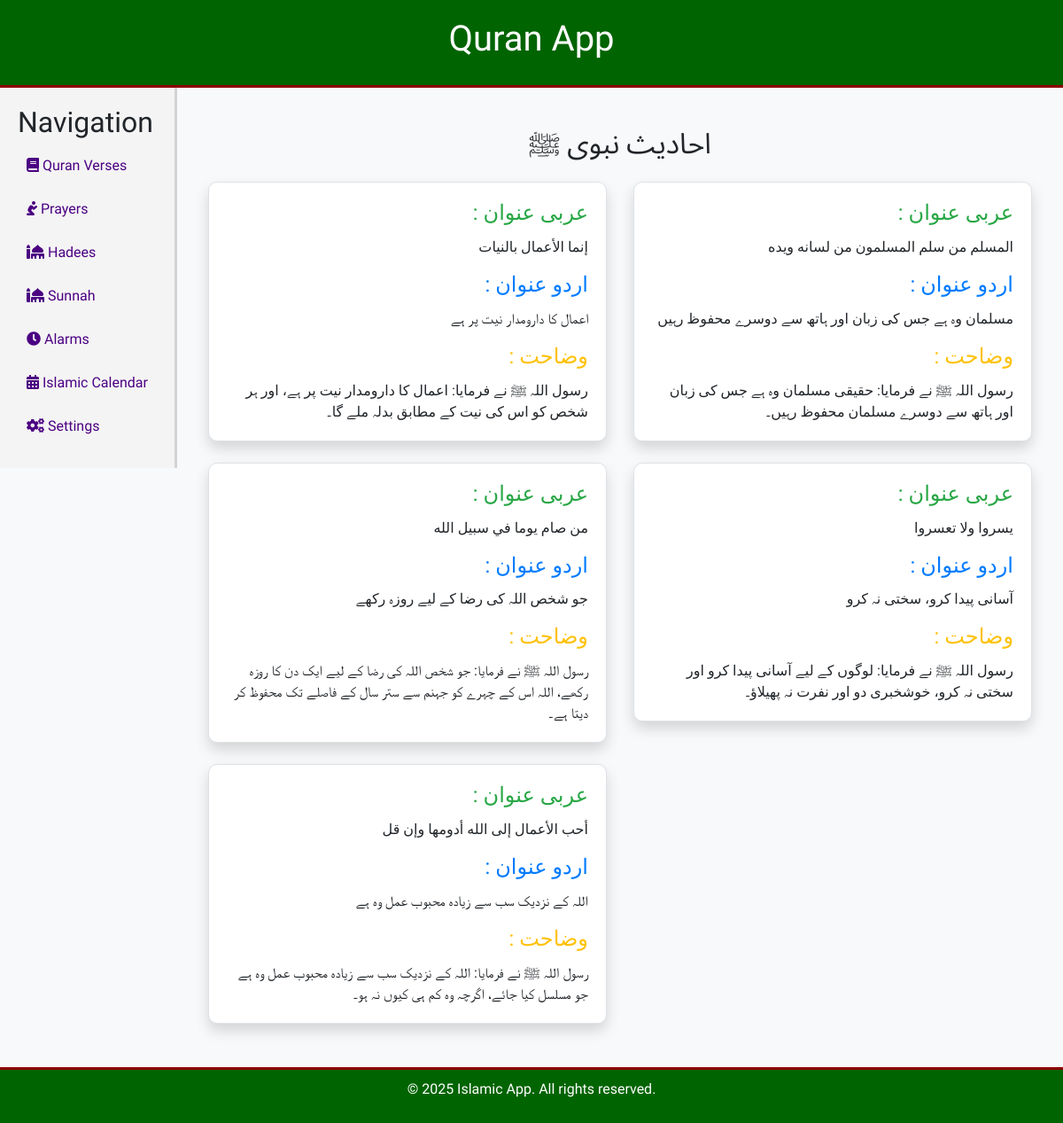
/haddess/, run on the app's committed database.
### main_app/models.py (models this page shows)
class Haddess(models.Model):
    title_ur = models.CharField(max_length=100)
    title_ar = models.CharField(max_length=100, blank=True, null=True)
    description_ur = models.TextField(blank=True, null=True)

### main_app/views.py (the view)
# urls.py: path('haddess/', views.HaddessView.as_view(), name='haddess'),
class HaddessView(View):
    def get(self, request):
        haddess = Haddess.objects.all()
        return render(request, 'haddess.html', {'haddess': haddess})

### templates/haddess.html (shortened to what this page needs)
{% extends 'base.html' %}
{% block content %}
<div class="container mt-4">
    <h2 class="text-center mb-4">احادیث نبوی ﷺ</h2>
    <div class="row">
        {% for haddess in haddess %}
        <div class="col-md-6 mb-4">
            <div class="card shadow">
                <div class="card-body text-right">
                    {% if haddess.title_ar %}
                    <h4 class="card-title text-success"> : عربی عنوان </h4>
                    <p class="card-text">{{ haddess.title_ar }}</p>
                    {% endif %}
                    <h4 class="card-title text-primary"> : اردو عنوان</h4>
                    <p class="card-text">{{ haddess.title_ur }}</p>
                    {% if haddess.description_ur %}
                    <h4 class="card-title text-warning"> : وضاحت</h4>
                    <p class="card-text">{{ haddess.description_ur }}</p>
                    {% endif %}
                </div>
            </div>
        </div>
        {% endfor %}
    </div>
</div>
{% endblock %}

### templates/header.html (style rules this page uses)
body { background-color: #f8f9fa; font-family: 'Amiri', serif; }
.islamic-pattern { background-image: url('https://www.transparenttextures.com/patterns/arabesque.png'); }
.card { border: 1px solid #dee2e6; border-radius: 10px; box-shadow: 0 4px 8px rgba(0, 0, 0, 0.1); }
.card-title { font-family: 'Amiri', serif; color: #006400; }
.card-text { font-family: 'Amiri', serif; color: #212529; }

### data on the page
Haddess: title_ar "إنما الأعمال بالنيات", title_ur "اعمال کا دارومدار نیت پر ہے", description_ur "رسول اللہ ﷺ نے فرمایا: اعمال کا دارومدار نیت پر ہے، اور ہر شخص کو اس کی نیت کے مطابق بدلہ ملے گا۔"
Haddess: title_ar "المسلم من سلم المسلمون من لسانه ويده", title_ur "مسلمان وہ ہے جس کی زبان اور ہاتھ سے دوسرے محفوظ رہیں", description_ur "رسول اللہ ﷺ نے فرمایا: حقیقی مسلمان وہ ہے جس کی زبان اور ہاتھ سے دوسرے مسلمان محفوظ رہیں۔"
Haddess: title_ar "من صام يوما في سبيل الله", title_ur "جو شخص اللہ کی رضا کے لیے روزہ رکھے", description_ur "رسول اللہ ﷺ نے فرمایا: جو شخص اللہ کی رضا کے لیے ایک دن کا روزہ رکھے، اللہ اس کے چہرے کو جہنم سے ستر سال کے فاصلے تک محفوظ کر دیتا ہے۔"
Haddess: title_ar "يسروا ولا تعسروا", title_ur "آسانی پیدا کرو، سختی نہ کرو", description_ur "رسول اللہ ﷺ نے فرمایا: لوگوں کے لیے آسانی پیدا کرو اور سختی نہ کرو، خوشخبری دو اور نفرت نہ پھیلاؤ۔"
Haddess: title_ar "أحب الأعمال إلى الله أدومها وإن قل", title_ur "اللہ کے نزدیک سب سے زیادہ محبوب عمل وہ ہے", description_ur "رسول اللہ ﷺ نے فرمایا: اللہ کے نزدیک سب سے زیادہ محبوب عمل وہ ہے جو مسلسل کیا جائے، اگرچہ وہ کم ہی کیوں نہ ہو۔"
